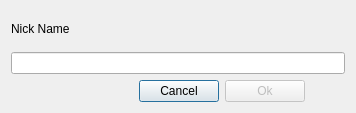
<?xml version="1.0" encoding="UTF-8"?>
<ui version="4.0">
 <class>NickName</class>
 <widget class="QDialog" name="NickName">
  <property name="enabled">
   <bool>true</bool>
  </property>
  <property name="geometry">
   <rect>
    <x>0</x>
    <y>0</y>
    <width>356</width>
    <height>113</height>
   </rect>
  </property>
  <property name="windowTitle">
   <string>Dialog</string>
  </property>
  <layout class="QHBoxLayout" name="horizontalLayout_2">
   <item>
    <layout class="QVBoxLayout" name="verticalLayout">
     <item>
      <widget class="QLabel" name="label">
       <property name="text">
        <string>Nick Name</string>
       </property>
      </widget>
     </item>
     <item>
      <widget class="QLineEdit" name="nickNameText"/>
     </item>
     <item>
      <layout class="QHBoxLayout" name="horizontalLayout">
       <item>
        <spacer name="horizontalSpacer">
         <property name="orientation">
          <enum>Qt::Horizontal</enum>
         </property>
         <property name="sizeType">
          <enum>QSizePolicy::Expanding</enum>
         </property>
         <property name="sizeHint" stdset="0">
          <size>
           <width>40</width>
           <height>20</height>
          </size>
         </property>
        </spacer>
       </item>
       <item>
        <widget class="QPushButton" name="btnCancel">
         <property name="text">
          <string>Cancel</string>
         </property>
        </widget>
       </item>
       <item>
        <widget class="QPushButton" name="btnOk">
         <property name="enabled">
          <bool>false</bool>
         </property>
         <property name="text">
          <string>Ok</string>
         </property>
        </widget>
       </item>
       <item>
        <spacer name="horizontalSpacer_2">
         <property name="orientation">
          <enum>Qt::Horizontal</enum>
         </property>
         <property name="sizeType">
          <enum>QSizePolicy::Minimum</enum>
         </property>
         <property name="sizeHint" stdset="0">
          <size>
           <width>40</width>
           <height>20</height>
          </size>
         </property>
        </spacer>
       </item>
      </layout>
     </item>
    </layout>
   </item>
  </layout>
 </widget>
 <resources/>
 <connections/>
</ui>
